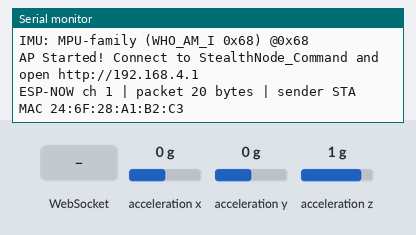
Simulated run of this sketch. Board: ESP32. Parts: the last lines printed to the serial monitor. Wiring (inferred from the names in the program): MPU-6050 motion sensor at I2C address 0x68. Inputs (shaded band) come from the test bench; at power-on: acceleration x 0 g, acceleration y 0 g, acceleration z 1 g.

Above: at 1.5 s.
1.6 s: acceleration x set to -1.4 g
At 2.1 s:
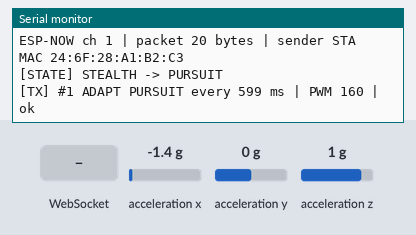
3.1 s: WebSocket text "C" received
At 3.22 s:
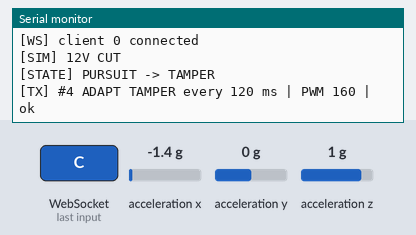
4.6 s: WebSocket text "I" received
6.1 s: WebSocket text "A" received
7.6 s: WebSocket text "D" received
At 7.9 s:
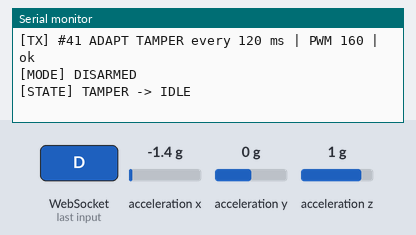
9.1 s: WebSocket text "R" received
At 10.3 s:
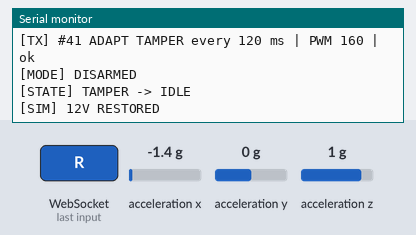
Timing chart, 0 to 11.6 s (numbered marks = the images above; inputs shaded):
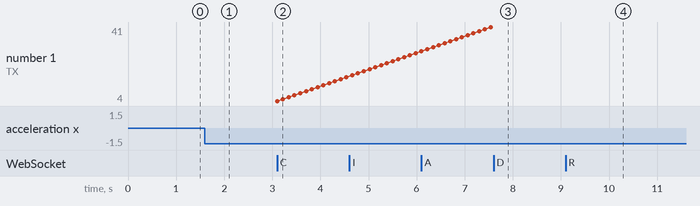

Measured:
- after the input at 1.6 s, the serial monitor: prints a new line at once (image 1)
- after the input at 3.1 s, the serial monitor: prints a new line at once (image 2)
- after the input at 7.6 s, the serial monitor: prints a new line at once (image 3)
- after the input at 9.1 s, the serial monitor: prints a new line at once (image 4)

The sketch:

esp1_command.ino
```cpp
/*
 * ESP1 - COMMAND NODE / TRACKER
 * Hosts the "StealthNode_Command" hotspot + web control page (http://192.168.4.1),
 * sends motor commands (type 1) to the car and RF telemetry bursts (type 2) that the scanner detects.
 *
 * Library needed: "WebSockets" by Markus Sattler (Library Manager)
 * Keyboard on the web page: W A S D / arrows = drive, Space or X = stop
 */

#include <WiFi.h>
#include <WebServer.h>
#include <WebSocketsServer.h>
#include <esp_now.h>
#include <Wire.h>

// ---------------- Config ----------------
#define USE_PWR_SENSE    0     // 1 = read 12V bus on GPIO34 through an EXTERNAL divider (HIGH = OK)
#define MAIN_PWR_PIN     34
#define USE_IMU_MOTION   1     // 1 = IMU shake also triggers PURSUIT, 0 = only driving does
#define STEALTH_TX_MS    0     // adaptive mode: 0 = radio silent while parked
#define PURSUIT_HOLD_MS  400   // stay in PURSUIT this long after motion stops
#define ESPNOW_CHANNEL   1
#define MOTOR_REPEAT_MS  100   // resend held drive command to the car every 100 ms
#define STOP_REPEATS     5
#define DRIVE_TIMEOUT_MS 700   // browser silent this long while driving -> auto STOP

const char* ssid = "StealthNode_Command";
const char* password = "password123";
// ----------------------------------------

WebServer server(80);
WebSocketsServer ws(81);
uint8_t broadcastAddress[] = {0xFF, 0xFF, 0xFF, 0xFF, 0xFF, 0xFF};
esp_now_peer_info_t peerInfo;

typedef struct struct_packet {
  uint8_t packetType; // 1 = Motor Command, 2 = RF Telemetry Burst
  char driveCmd;      // 'F', 'B', 'L', 'R', 'S'
  uint8_t speedPWM;   // 0 - 255 motor speed
  uint32_t pktId;
  float lat;
  float lon;
  bool tamperAlert;
} struct_packet;

struct_packet txPacket;

enum ImuType { IMU_NONE, IMU_MPU6050, IMU_ICM20948 };
ImuType imuType = IMU_NONE;
uint8_t imuAddr = 0x68;

enum SystemMode { MODE_DISARMED, MODE_ARMED };
SystemMode currentMode = MODE_ARMED;
enum TrackerState { STATE_IDLE, STATE_STEALTH, STATE_PURSUIT, STATE_TAMPER_ALERT };
TrackerState currentState = STATE_STEALTH;
const char *STATE_TXT[] = { "IDLE", "STEALTH", "PURSUIT", "TAMPER" };

enum TxMode { TX_ADAPTIVE, TX_CONTINUOUS };
TxMode txMode = TX_ADAPTIVE;
unsigned long contIntervalMs = 200;

uint8_t currentThrottlePWM = 160;
const uint8_t SPEED_THRESHOLD = 120;
char currentDriveDir = 'S';
unsigned long lastMotorTx = 0, lastDriveCmdTime = 0;
uint8_t stopRepeatsLeft = 0;
unsigned long motorPkts = 0;

float motionMagnitude = 0.0;
const float IMU_THRESHOLD = 1.5;
unsigned long lastMotionTime = 0, lastTransmitTime = 0, packetCounter = 0, sendErrors = 0;
unsigned long dynamicTxInterval = 0;
bool mainPowerIntact = true;
bool simPowerCut = false;
float simLat = 12.9716, simLon = 77.5946;

const char index_html[] PROGMEM = R"rawliteral(<!DOCTYPE html><html><head><meta name="viewport" content="width=device-width,initial-scale=1">
<title>Stealth Command</title><style>
body{font-family:sans-serif;background:#0d1117;color:#c9d1d9;text-align:center;padding:10px}
.card{background:#161b22;border:1px solid #30363d;border-radius:8px;padding:12px;margin:10px auto;max-width:440px}
.badge{font-weight:bold;padding:10px;border-radius:6px;display:block;margin:8px 0}
.stealth{background:#1f6feb;color:#fff}.pursuit{background:#da3633;color:#fff}.idle{background:#238636;color:#fff}
.btn{padding:10px 14px;margin:4px;border:2px solid transparent;border-radius:6px;cursor:pointer;font-weight:bold;color:#fff}
.on{border-color:#fff}
.dpad{display:grid;grid-template-columns:repeat(3,75px);gap:6px;justify-content:center;margin-top:8px}
.dpad button{height:55px;background:#21262d;color:#fff;border:1px solid #30363d;border-radius:6px;font-weight:bold;user-select:none;-webkit-user-select:none;touch-action:none}
.dpad button.act{background:#58a6ff;color:#000}
.grid{display:grid;grid-template-columns:1fr 1fr;gap:8px;text-align:left;font-size:0.88rem}
.box{background:#0d1117;padding:8px;border-radius:6px;border:1px solid #21262d}
input[type=range]{width:90%;margin:10px 0;accent-color:#58a6ff}
#link{font-size:0.8rem}
</style></head><body>
<h3>SPEED-ADAPTIVE RF TELEMETRY</h3>
<div id="link">link: connecting...</div>
<div class="card">
  <div id="stateBadge" class="badge stealth">READY</div>
  <div class="grid">
    <div class="box"><b>Mode:</b> <span id="sysMode">ARMED</span></div>
    <div class="box"><b>12V Bus:</b> <span id="pwrStat">OK</span></div>
    <div class="box"><b>Speed / IMU:</b> <span id="imuVal">0</span></div>
    <div class="box"><b>TX Interval:</b> <span id="txInt">-</span></div>
  </div>
  <div class="box" style="margin-top:8px;text-align:left">
    <b>RF Bursts:</b> <span id="pktCnt">0</span> &nbsp; <b>Motor pkts:</b> <span id="motCnt">0</span>
    &nbsp; <b>Drive:</b> <span id="drv">S</span> &nbsp; <b>IMU:</b> <span id="imuType">-</span>
  </div>
</div>
<div class="card">
  <div><b>TRANSMIT MODE</b></div>
  <button id="bAd" class="btn" style="background:#1f6feb" onclick="send('TA')">ADAPTIVE (threat-aware)</button>
  <button id="bCo" class="btn" style="background:#8957e5" onclick="send('TC')">CONTINUOUS</button>
  <div style="margin-top:6px"><b>Continuous interval: <span id="ciTxt">200</span> ms</b></div>
  <input type="range" min="50" max="2000" step="50" value="200" id="ci"
         oninput="document.getElementById('ciTxt').innerText=this.value"
         onchange="send('I'+this.value)">
</div>
<div class="card">
  <button class="btn" style="background:#d29922" onclick="send('A')">ARM (Stealth Trap)</button>
  <button class="btn" style="background:#238636" onclick="send('D')">DISARM</button><br>
  <button class="btn" style="background:#da3633" onclick="send('C')">SIM 12V CUT</button>
  <button class="btn" style="background:#30363d" onclick="send('R')">RESTORE 12V</button>
</div>
<div class="card">
  <div><b>VEHICLE SPEED (PWM): <span id="spdTxt">160</span> / 255</b></div>
  <div style="font-size:0.8rem;color:#8b949e">Keyboard: W A S D / arrows = drive, Space or X = stop</div>
  <input type="range" min="70" max="255" value="160" id="spdSlider"
         oninput="document.getElementById('spdTxt').innerText=this.value;send('s'+this.value)">
  <div class="dpad">
    <div></div><button data-d="F">FWD</button><div></div>
    <button data-d="L">LEFT</button>
    <button data-d="S" style="background:#da3633">STOP</button>
    <button data-d="R">RIGHT</button>
    <div></div><button data-d="B">REV</button><div></div>
  </div>
</div>
<script>
let ws=null;
function setLink(t){document.getElementById('link').innerText='link: '+t}
function connect(){
  ws=new WebSocket('ws://'+location.hostname+':81/');
  ws.onopen=()=>setLink('live (websocket)');
  ws.onclose=()=>{setLink('reconnecting...');setTimeout(connect,1000)};
  ws.onerror=()=>{try{ws.close()}catch(e){}};
  ws.onmessage=e=>{try{upd(JSON.parse(e.data))}catch(x){}};
}
connect();
function send(s){
  if(ws&&ws.readyState===1) ws.send(s);
  else fetch('/cmd?c='+encodeURIComponent(s)).catch(()=>{});
}
function spd(){return document.getElementById('spdSlider').value}
let lastDrive='S';
function drive(d){
  if(d===lastDrive) return;
  lastDrive=d; send('m'+d+spd());
  document.querySelectorAll('[data-d]').forEach(b=>b.classList.toggle('act',b.dataset.d===d&&d!=='S'));
}
setInterval(()=>{if(lastDrive!=='S') send('m'+lastDrive+spd())},200);

document.querySelectorAll('[data-d]').forEach(b=>{
  b.addEventListener('pointerdown',e=>{e.preventDefault();try{b.setPointerCapture(e.pointerId)}catch(x){};drive(b.dataset.d)});
  ['pointerup','pointercancel'].forEach(ev=>b.addEventListener(ev,e=>{e.preventDefault();drive('S')}));
  b.addEventListener('contextmenu',e=>e.preventDefault());
});

const KEY={w:'F',a:'L',s:'B',d:'R',arrowup:'F',arrowleft:'L',arrowdown:'B',arrowright:'R'};
let held=[];
function cur(){return held.length?KEY[held[held.length-1]]:'S'}
document.addEventListener('keydown',e=>{
  if(e.target.tagName==='INPUT') return;
  const k=e.key.toLowerCase();
  if(k===' '||k==='x'){e.preventDefault();held=[];drive('S');return}
  if(!(k in KEY)) return;
  e.preventDefault();
  if(e.repeat) return;
  held=held.filter(x=>x!==k); held.push(k); drive(cur());
});
document.addEventListener('keyup',e=>{
  const k=e.key.toLowerCase();
  if(!(k in KEY)) return;
  held=held.filter(x=>x!==k); drive(cur());
});
window.addEventListener('blur',()=>{held=[];drive('S')});

function upd(d){
  document.getElementById('sysMode').innerText=d.mode;
  document.getElementById('imuVal').innerText=d.imu;
  document.getElementById('txInt').innerText=d.txms>0?d.txms+' ms':'RADIO SILENT';
  document.getElementById('pktCnt').innerText=d.pkts;
  document.getElementById('motCnt').innerText=d.mpkts;
  document.getElementById('drv').innerText=d.drv;
  document.getElementById('imuType').innerText=d.imutype;
  document.getElementById('pwrStat').innerText=d.pwr?"12V OK":"CUT! (LIPO)";
  document.getElementById('bAd').className='btn'+(d.txmode=='adaptive'?' on':'');
  document.getElementById('bCo').className='btn'+(d.txmode=='cont'?' on':'');
  let b=document.getElementById('stateBadge');
  b.innerText=d.state; b.className='badge '+d.cls;
}
setInterval(()=>{if(!ws||ws.readyState!==1) fetch('/status').then(r=>r.json()).then(upd).catch(()=>{})},500);
</script></body></html>)rawliteral";

// ---------- IMU (auto-detects ICM-20948 or MPU6050-family) ----------
bool imuWrite(uint8_t reg, uint8_t val) {
  Wire.beginTransmission(imuAddr);
  Wire.write(reg); Wire.write(val);
  return Wire.endTransmission() == 0;
}

bool imuRead(uint8_t reg, uint8_t *buf, uint8_t len) {
  Wire.beginTransmission(imuAddr);
  Wire.write(reg);
  if (Wire.endTransmission(false) != 0) return false;
  if (Wire.requestFrom((int)imuAddr, (int)len) != len) return false;
  for (uint8_t i = 0; i < len; i++) buf[i] = Wire.read();
  return true;
}

bool initIMU() {
  Wire.begin(21, 22);
  Wire.setClock(400000);
  Wire.setTimeOut(5);

  const uint8_t addrs[2] = { 0x68, 0x69 };
  for (uint8_t i = 0; i < 2; i++) {
    imuAddr = addrs[i];
    uint8_t who = 0;

    imuWrite(0x7F, 0x00);
    if (imuRead(0x00, &who, 1) && who == 0xEA) {
      imuWrite(0x06, 0x80); delay(100);
      imuWrite(0x7F, 0x00);
      imuWrite(0x06, 0x01); delay(20);
      imuWrite(0x07, 0x00);
      imuWrite(0x7F, 0x20);
      imuWrite(0x14, 0x05);   // +-8 g, 4096 LSB/g
      imuWrite(0x7F, 0x00);
      imuType = IMU_ICM20948;
      Serial.printf("IMU: ICM-20948 @0x%02X\n", imuAddr);
      return true;
    }

    if (imuRead(0x75, &who, 1) &&
        (who == 0x68 || who == 0x70 || who == 0x71 || who == 0x72 || who == 0x73 || who == 0x98)) {
      imuWrite(0x6B, 0x00); delay(10);
      imuWrite(0x1C, 0x10);   // +-8 g, 4096 LSB/g
      imuType = IMU_MPU6050;
      Serial.printf("IMU: MPU-family (WHO_AM_I 0x%02X) @0x%02X\n", who, imuAddr);
      return true;
    }
  }
  Serial.println("IMU: none found - motion only from driving");
  return false;
}

bool readAccelG(float &ax, float &ay, float &az) {
  uint8_t b[6];
  uint8_t reg = (imuType == IMU_ICM20948) ? 0x2D : 0x3B;
  if (!imuRead(reg, b, 6)) return false;
  ax = (int16_t)((b[0] << 8) | b[1]) / 4096.0f;
  ay = (int16_t)((b[2] << 8) | b[3]) / 4096.0f;
  az = (int16_t)((b[4] << 8) | b[5]) / 4096.0f;
  return true;
}

void updateMotion() {
  static unsigned long lastSample = 0;
  static float gEst = 9.81f;
  if (imuType == IMU_NONE || millis() - lastSample < 10) return;
  lastSample = millis();
  float ax, ay, az;
  if (!readAccelG(ax, ay, az)) return;
  float mag = sqrtf(ax * ax + ay * ay + az * az) * 9.81f;
  gEst += 0.01f * (mag - gEst);
  float dyn = fabsf(mag - gEst);
  motionMagnitude = 0.8f * motionMagnitude + 0.2f * dyn;
}

// ---------- power ----------
void updatePower() {
  bool hwOk = true;
#if USE_PWR_SENSE
  static unsigned long lastRead = 0;
  static uint8_t lowCount = 0;
  if (millis() - lastRead >= 10) {
    lastRead = millis();
    if (digitalRead(MAIN_PWR_PIN) == LOW) { if (lowCount < 5) lowCount++; }
    else lowCount = 0;
  }
  hwOk = lowCount < 5;
#endif
  mainPowerIntact = hwOk && !simPowerCut;
}

// ---------- ESP-NOW ----------
void transmitMotor() {
  txPacket.packetType = 1;
  txPacket.driveCmd = currentDriveDir;
  txPacket.speedPWM = currentThrottlePWM;
  esp_err_t r = esp_now_send(broadcastAddress, (uint8_t *)&txPacket, sizeof(txPacket));
  if (r != ESP_OK) sendErrors++;
  motorPkts++;
  lastMotorTx = millis();
}

void setDrive(char c, uint8_t spd) {
  currentDriveDir = c;
  currentThrottlePWM = spd;
  if (c == 'S') stopRepeatsLeft = STOP_REPEATS;
  Serial.printf("[MOTOR] %c @ PWM %u\n", c, spd);
  transmitMotor();
}

void serviceMotor() {
  unsigned long now = millis();

  if (currentDriveDir != 'S' && now - lastDriveCmdTime > DRIVE_TIMEOUT_MS) {
    Serial.println("[MOTOR] no refresh from browser -> STOP");
    setDrive('S', currentThrottlePWM);
    return;
  }

  if (now - lastMotorTx < MOTOR_REPEAT_MS) return;
  if (currentDriveDir != 'S') {
    transmitMotor();
  } else if (stopRepeatsLeft > 0) {
    stopRepeatsLeft--;
    transmitMotor();
  }
}

void sendRFTelemetryBurst() {
  packetCounter++; simLat += 0.0001; simLon += 0.0001;
  txPacket.packetType = 2;
  txPacket.driveCmd = currentDriveDir;
  txPacket.speedPWM = currentThrottlePWM;
  txPacket.pktId = packetCounter;
  txPacket.lat = simLat; txPacket.lon = simLon;
  txPacket.tamperAlert = !mainPowerIntact;
  esp_err_t r = esp_now_send(broadcastAddress, (uint8_t *)&txPacket, sizeof(txPacket));
  if (r != ESP_OK) sendErrors++;
  Serial.printf("[TX] #%lu %s %s every %lu ms | PWM %u | %s\n",
                packetCounter, txMode == TX_CONTINUOUS ? "CONT" : "ADAPT", STATE_TXT[currentState],
                dynamicTxInterval, currentThrottlePWM, r == ESP_OK ? "ok" : esp_err_to_name(r));
}

// ---------- commands (from WebSocket or /cmd fallback) ----------
// mF160 = drive F at 160 | s160 = speed | TA / TC = tx mode | I200 = cont interval
// A = arm | D = disarm | C = sim 12V cut | R = restore
void handleCmd(const String &c) {
  if (c.length() == 0) return;
  char t = c[0];
  unsigned long now = millis();

  if (t == 'm' && c.length() >= 2) {
    char d = c[1];
    if (d != 'F' && d != 'B' && d != 'L' && d != 'R' && d != 'S') return;
    uint8_t s = (c.length() > 2) ? constrain(c.substring(2).toInt(), 0, 255) : currentThrottlePWM;
    lastDriveCmdTime = now;
    if (d != currentDriveDir || s != currentThrottlePWM) setDrive(d, s);
    if (d != 'S' && s >= SPEED_THRESHOLD) lastMotionTime = now;
  } else if (t == 's') {
    uint8_t s = constrain(c.substring(1).toInt(), 0, 255);
    if (s == currentThrottlePWM) return;
    if (currentDriveDir != 'S') { lastDriveCmdTime = now; setDrive(currentDriveDir, s); }
    else currentThrottlePWM = s;
  } else if (t == 'T') {
    txMode = (c.length() > 1 && c[1] == 'C') ? TX_CONTINUOUS : TX_ADAPTIVE;
    lastTransmitTime = 0;
    Serial.printf("[TXMODE] %s\n", txMode == TX_CONTINUOUS ? "CONTINUOUS" : "ADAPTIVE");
  } else if (t == 'I') {
    contIntervalMs = constrain(c.substring(1).toInt(), 50, 5000);
    Serial.printf("[TXMODE] continuous interval %lu ms\n", contIntervalMs);
  } else if (t == 'A') { currentMode = MODE_ARMED;    Serial.println("[MODE] ARMED"); }
  else if (t == 'D')   { currentMode = MODE_DISARMED; Serial.println("[MODE] DISARMED"); }
  else if (t == 'C')   { simPowerCut = true;  Serial.println("[SIM] 12V CUT"); }
  else if (t == 'R')   { simPowerCut = false; Serial.println("[SIM] 12V RESTORED"); }
}

void buildStatus(char *buf, size_t n) {
  const char *st = "DISARMED", *cls = "idle";
  if (currentState == STATE_TAMPER_ALERT) { st = "12V CUT - MAX RF STREAM"; cls = "pursuit"; }
  else if (txMode == TX_CONTINUOUS)       { st = "CONTINUOUS RF STREAM"; cls = "pursuit"; }
  else if (currentState == STATE_PURSUIT) { st = "PURSUIT (SPEED-SCALED RF)"; cls = "pursuit"; }
  else if (currentState == STATE_STEALTH) { st = "STEALTH (RADIO SILENT)"; cls = "stealth"; }
  const char *it = imuType == IMU_ICM20948 ? "ICM-20948" : imuType == IMU_MPU6050 ? "MPU6050" : "none";

  snprintf(buf, n,
           "{\"mode\":\"%s\",\"state\":\"%s\",\"cls\":\"%s\",\"imu\":\"PWM %u | %.1f m/s2\",\"txms\":%lu,"
           "\"pwr\":%s,\"pkts\":%lu,\"mpkts\":%lu,\"drv\":\"%c\",\"imutype\":\"%s\",\"txmode\":\"%s\"}",
           currentMode == MODE_ARMED ? "ARMED" : "DISARMED", st, cls,
           currentThrottlePWM, motionMagnitude, dynamicTxInterval,
           mainPowerIntact ? "true" : "false", packetCounter, motorPkts, currentDriveDir, it,
           txMode == TX_CONTINUOUS ? "cont" : "adaptive");
}

void onWsEvent(uint8_t num, WStype_t type, uint8_t *payload, size_t length) {
  if (type == WStype_TEXT) {
    char tmp[48];
    size_t n = length < sizeof(tmp) - 1 ? length : sizeof(tmp) - 1;
    memcpy(tmp, payload, n);
    tmp[n] = 0;
    handleCmd(String(tmp));
  } else if (type == WStype_CONNECTED) {
    Serial.printf("[WS] client %u connected\n", num);
  } else if (type == WStype_DISCONNECTED) {
    Serial.printf("[WS] client %u disconnected\n", num);
    if (currentDriveDir != 'S') setDrive('S', currentThrottlePWM);
  }
}

void setup() {
  Serial.begin(115200);
  delay(300);
#if USE_PWR_SENSE
  pinMode(MAIN_PWR_PIN, INPUT);
#endif
  initIMU();

  WiFi.mode(WIFI_AP_STA);
  IPAddress local_IP(192, 168, 4, 1), gateway(192, 168, 4, 1), subnet(255, 255, 255, 0);
  WiFi.softAPConfig(local_IP, gateway, subnet);
  WiFi.softAP(ssid, password, ESPNOW_CHANNEL, 0, 4);
  WiFi.setSleep(false);

  Serial.print("AP Started! Connect to StealthNode_Command and open http://");
  Serial.println(WiFi.softAPIP());
  Serial.printf("ESP-NOW ch %d | packet %u bytes | sender STA MAC %s\n",
                ESPNOW_CHANNEL, (unsigned)sizeof(struct_packet), WiFi.macAddress().c_str());

  if (esp_now_init() != ESP_OK) {
    Serial.println("ESP-NOW init FAILED");
  } else {
    memset(&peerInfo, 0, sizeof(peerInfo));
    memcpy(peerInfo.peer_addr, broadcastAddress, 6);
    peerInfo.channel = ESPNOW_CHANNEL;
    peerInfo.ifidx = WIFI_IF_STA;
    peerInfo.encrypt = false;
    if (esp_now_add_peer(&peerInfo) != ESP_OK) Serial.println("ESP-NOW add peer FAILED");
  }

  server.on("/", []() { server.send_P(200, "text/html", index_html); });
  server.on("/cmd", []() { handleCmd(server.arg("c")); server.send(200, "text/plain", "OK"); });
  server.on("/status", []() {
    char buf[360];
    buildStatus(buf, sizeof(buf));
    server.send(200, "application/json", buf);
  });
  server.begin();

  ws.begin();
  ws.onEvent(onWsEvent);
}

void loop() {
  server.handleClient();
  ws.loop();

  unsigned long now = millis();
  updatePower();
  updateMotion();
  serviceMotor();

#if USE_IMU_MOTION
  if (motionMagnitude > IMU_THRESHOLD) lastMotionTime = now;
#endif
  if (currentDriveDir != 'S' && currentThrottlePWM >= SPEED_THRESHOLD) lastMotionTime = now;

  TrackerState prev = currentState;
  if (!mainPowerIntact && currentMode == MODE_ARMED) {
    currentState = STATE_TAMPER_ALERT;
    dynamicTxInterval = 120;
  } else if (currentMode == MODE_DISARMED) {
    currentState = STATE_IDLE;
    dynamicTxInterval = 0;
  } else if (lastMotionTime != 0 && now - lastMotionTime < PURSUIT_HOLD_MS) {
    currentState = STATE_PURSUIT;
    int imuSpeed = constrain((int)(motionMagnitude * 30), 120, 255);
    int effectiveSpeed = max((int)currentThrottlePWM, imuSpeed);
    dynamicTxInterval = map(constrain(effectiveSpeed, 120, 255), 120, 255, 800, 120);
  } else {
    currentState = STATE_STEALTH;
    dynamicTxInterval = STEALTH_TX_MS;
  }

  if (txMode == TX_CONTINUOUS && currentState != STATE_TAMPER_ALERT) {
    dynamicTxInterval = contIntervalMs;
  }

  if (currentState != prev) {
    Serial.printf("[STATE] %s -> %s\n", STATE_TXT[prev], STATE_TXT[currentState]);
    lastTransmitTime = 0;
  }

  if (dynamicTxInterval > 0 && (lastTransmitTime == 0 || now - lastTransmitTime >= dynamicTxInterval)) {
    lastTransmitTime = now;
    sendRFTelemetryBurst();
  }

  static unsigned long lastPush = 0;
  if (now - lastPush >= 200 && ws.connectedClients() > 0) {
    lastPush = now;
    char buf[360];
    buildStatus(buf, sizeof(buf));
    ws.broadcastTXT(buf);
  }
}
```
